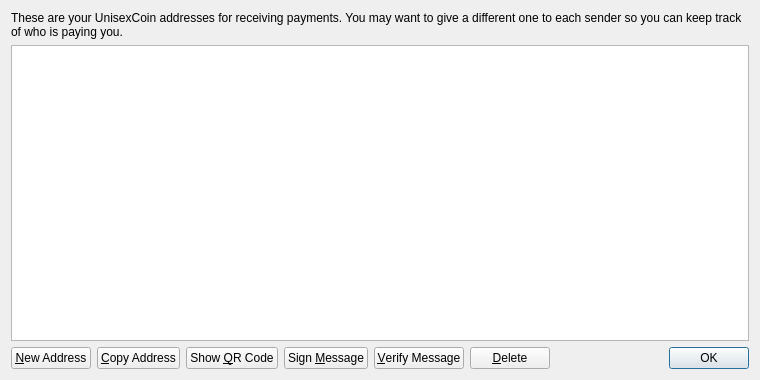
<?xml version="1.0" encoding="UTF-8"?>
<ui version="4.0">
 <class>AddressBookPage</class>
 <widget class="QWidget" name="AddressBookPage">
  <property name="geometry">
   <rect>
    <x>0</x>
    <y>0</y>
    <width>760</width>
    <height>380</height>
   </rect>
  </property>
  <property name="windowTitle">
   <string>Address Book</string>
  </property>
  <layout class="QVBoxLayout" name="verticalLayout">
   <item>
    <widget class="QLabel" name="labelExplanation">
     <property name="text">
      <string>These are your UnisexCoin addresses for receiving payments. You may want to give a different one to each sender so you can keep track of who is paying you.</string>
     </property>
     <property name="textFormat">
      <enum>Qt::PlainText</enum>
     </property>
     <property name="wordWrap">
      <bool>true</bool>
     </property>
    </widget>
   </item>
   <item>
    <widget class="QTableView" name="tableView">
     <property name="contextMenuPolicy">
      <enum>Qt::CustomContextMenu</enum>
     </property>
     <property name="toolTip">
      <string>Double-click to edit address or label</string>
     </property>
     <property name="tabKeyNavigation">
      <bool>false</bool>
     </property>
     <property name="alternatingRowColors">
      <bool>true</bool>
     </property>
     <property name="selectionMode">
      <enum>QAbstractItemView::SingleSelection</enum>
     </property>
     <property name="selectionBehavior">
      <enum>QAbstractItemView::SelectRows</enum>
     </property>
     <property name="sortingEnabled">
      <bool>true</bool>
     </property>
     <attribute name="verticalHeaderVisible">
      <bool>false</bool>
     </attribute>
    </widget>
   </item>
   <item>
    <layout class="QHBoxLayout" name="horizontalLayout">
     <item>
      <widget class="QPushButton" name="newAddressButton">
       <property name="toolTip">
        <string>Create a new address</string>
       </property>
       <property name="text">
        <string>&amp;New Address</string>
       </property>
       <property name="icon">
        <iconset resource="../bitcoin.qrc">
         <normaloff>:/icons/add</normaloff>:/icons/add</iconset>
       </property>
      </widget>
     </item>
     <item>
      <widget class="QPushButton" name="copyToClipboard">
       <property name="toolTip">
        <string>Copy the currently selected address to the system clipboard</string>
       </property>
       <property name="text">
        <string>&amp;Copy Address</string>
       </property>
       <property name="icon">
        <iconset resource="../bitcoin.qrc">
         <normaloff>:/icons/editcopy</normaloff>:/icons/editcopy</iconset>
       </property>
      </widget>
     </item>
     <item>
      <widget class="QPushButton" name="showQRCode">
       <property name="text">
        <string>Show &amp;QR Code</string>
       </property>
       <property name="icon">
        <iconset resource="../bitcoin.qrc">
         <normaloff>:/icons/qrcode</normaloff>:/icons/qrcode</iconset>
       </property>
      </widget>
     </item>
     <item>
      <widget class="QPushButton" name="signMessage">
       <property name="toolTip">
        <string>Sign a message to prove you own a UnisexCoin address</string>
       </property>
       <property name="text">
        <string>Sign &amp;Message</string>
       </property>
       <property name="icon">
        <iconset resource="../bitcoin.qrc">
         <normaloff>:/icons/edit</normaloff>:/icons/edit</iconset>
       </property>
      </widget>
     </item>
     <item>
      <widget class="QPushButton" name="verifyMessage">
       <property name="toolTip">
        <string>Verify a message to ensure it was signed with a specified UnisexCoin address</string>
       </property>
       <property name="text">
        <string>&amp;Verify Message</string>
       </property>
       <property name="icon">
        <iconset resource="../bitcoin.qrc">
         <normaloff>:/icons/transaction_0</normaloff>:/icons/transaction_0</iconset>
       </property>
      </widget>
     </item>
     <item>
      <widget class="QPushButton" name="deleteButton">
       <property name="toolTip">
        <string>Delete the currently selected address from the list</string>
       </property>
       <property name="text">
        <string>&amp;Delete</string>
       </property>
       <property name="icon">
        <iconset resource="../bitcoin.qrc">
         <normaloff>:/icons/remove</normaloff>:/icons/remove</iconset>
       </property>
      </widget>
     </item>
     <item>
      <spacer name="horizontalSpacer">
       <property name="orientation">
        <enum>Qt::Horizontal</enum>
       </property>
       <property name="sizeHint" stdset="0">
        <size>
         <width>40</width>
         <height>20</height>
        </size>
       </property>
      </spacer>
     </item>
     <item>
      <widget class="QDialogButtonBox" name="buttonBox">
       <property name="sizePolicy">
        <sizepolicy hsizetype="Maximum" vsizetype="Fixed">
         <horstretch>0</horstretch>
         <verstretch>0</verstretch>
        </sizepolicy>
       </property>
       <property name="standardButtons">
        <set>QDialogButtonBox::Ok</set>
       </property>
      </widget>
     </item>
    </layout>
   </item>
  </layout>
 </widget>
 <resources>
  <include location="../bitcoin.qrc"/>
 </resources>
 <connections/>
</ui>
